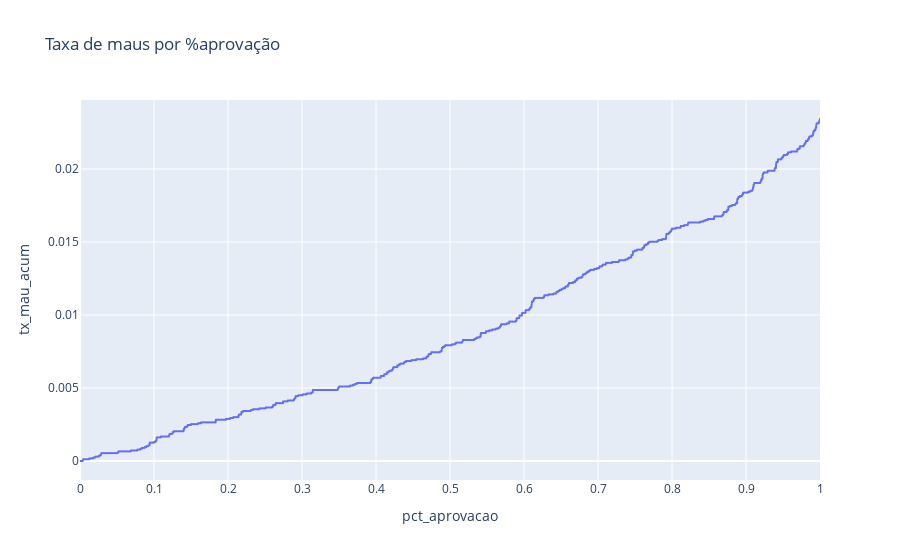

The cell this chart's notebook holds for it:
### Code cell
fig = px.line(df3, x="pct_aprovacao", y="tx_mau_acum", title='Taxa de maus por %aprovação')
fig.show()

### Figure 1 — Plotly figure (JSON) as saved in the notebook; plotly's stock layout.template omitted (floating-point values rounded to 4 significant figures; data arrays with more than 128 entries replaced by an {"elided": "..."} marker saying what was removed)
{"data": [{"hovertemplate": "pct_aprovacao=%{x}<br>tx_mau_acum=%{y}<extra></extra>", "legendgroup": "", "line": {"color": "#636efa", "dash": "solid"}, "marker": {"symbol": "circle"}, "mode": "lines", "name": "", "showlegend": false, "type": "scattergl", "x": {"elided": "16650 float values"}, "xaxis": "x", "y": {"elided": "16650 float values"}, "yaxis": "y"}], "layout": {"legend": {"tracegroupgap": 0}, "title": {"text": "Taxa de maus por %aprovação"}, "xaxis": {"anchor": "y", "domain": [0, 1], "title": {"text": "pct_aprovacao"}}, "yaxis": {"anchor": "x", "domain": [0, 1], "title": {"text": "tx_mau_acum"}}}}
